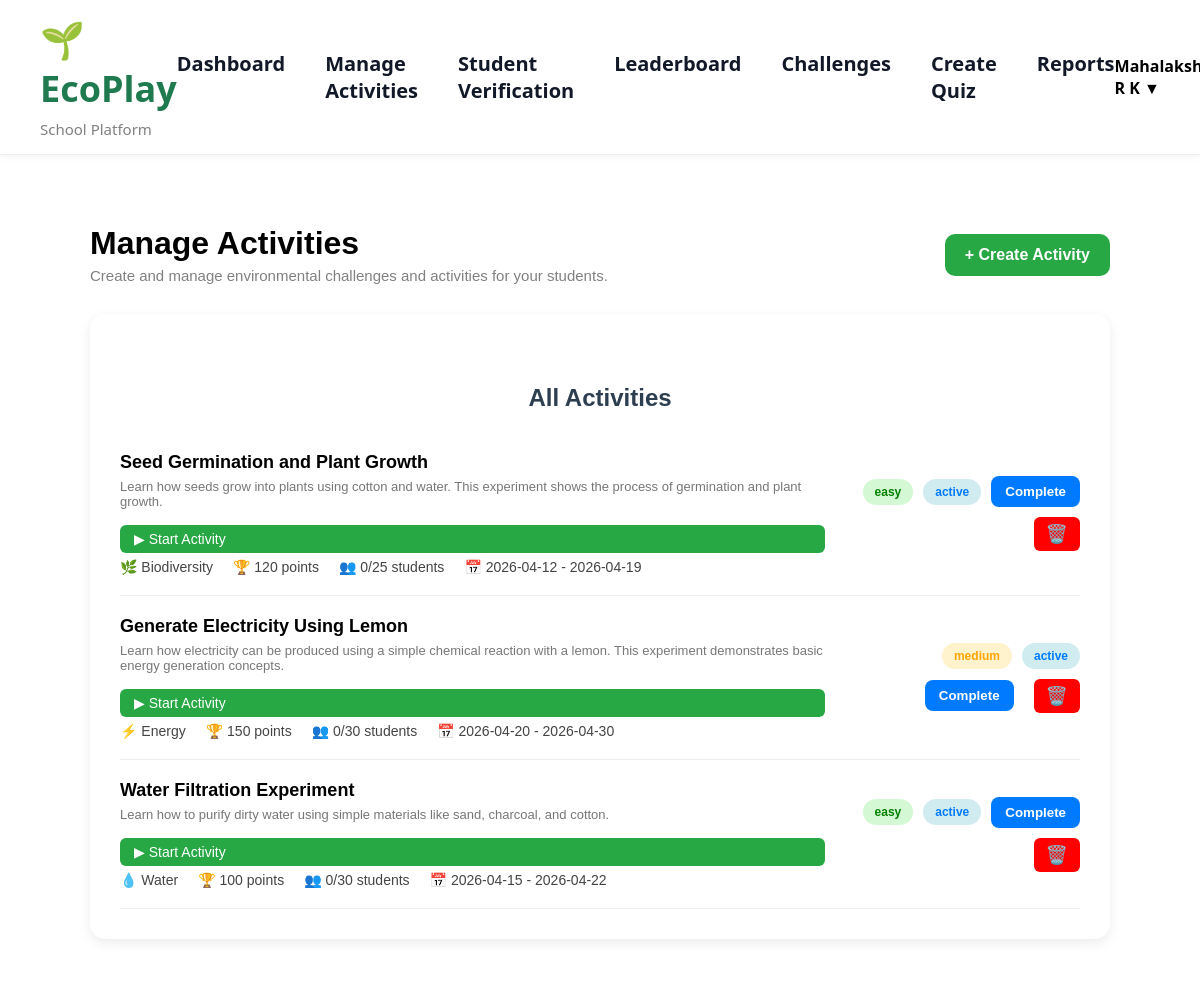
Page /manage_activities (signed in) on the committed database.
### tables this page shows
CREATE TABLE activities(
id INTEGER PRIMARY KEY AUTOINCREMENT,
title TEXT,
description TEXT,
category TEXT,
points INTEGER,
total_students INTEGER,
difficulty TEXT,
status TEXT,
start_date TEXT,
end_date TEXT,
video TEXT,
materials TEXT,
steps TEXT
);

### app.py (the view)
@app.route("/manage_activities")
def manage_activities():
    if session.get("role") != "teacher":
        return "Access Denied"
    conn = get_db()
    activities = conn.execute("SELECT * FROM activities").fetchall()
    conn.close()
    return render_template("manage_activities.html", activities=activities)

### app.py (called while the page is built)
def get_db():
    conn = sqlite3.connect("database.db")
    conn.row_factory = sqlite3.Row
    return conn

### templates/manage_activities.html (shortened to what this page needs)
{% extends "base.html" %}
{% block content %}
<link rel="stylesheet" href="{{ url_for('static', filename='manage_activities.css') }}">
<div class="activity-page">
    <div class="page-header">
        <div>
            <h1>Manage Activities</h1>
            <p class="subtitle">
                Create and manage environmental challenges and activities for your students.
            </p>
        </div>
        <a href="{{ url_for('create_activity') }}" class="create-btn">
            + Create Activity
        </a>
    </div>
    <div class="activity-box">
        <h2 class="section-title">All Activities</h2>
        {% if activities %}
            {% for act in activities %}
            <div class="activity-card">
                <div class="card-top">
                    <div class="card-left">
                        <h3>{{ act['title'] }}</h3>
                        <p class="description">{{ act['description'] }}</p>
                        <a href="/activity/{{ act['id'] }}"
                           style="
                            display:inline-block;
                            margin-top:10px;
                            background:#28a745;
                            color:white;
                            padding:6px 14px;
                            border-radius:6px;
                            text-decoration:none;
                            font-size:14px;
                           ">
                           ▶ Start Activity
                        </a>
                        <div class="meta">
                            <span>
                                {% if act['category'] == "Water" %} 💧 {% endif %}
                                {% if act['category'] == "Energy" %} ⚡ {% endif %}
                                {% if act['category'] == "Biodiversity" %} 🌿 {% endif %}
                                {{ act['category'] }}
                            </span>
                            <span>🏆 {{ act['points'] }} points</span>
                            <span>
                                👥 {{ act['enrolled_students'] or 0 }}/{{ act['total_students'] or 0 }} students
                            </span>
                            <span>
                                📅 {{ act['start_date'] }} - {{ act['end_date'] }}
                            </span>
                        </div>
                    </div>
                    <div class="right-actions">
                        <span class="tag difficulty {{ act['difficulty'] }}">
                            {{ act['difficulty'] }}
                        </span>
                        <span class="tag status {{ act['status'] }}">
                            {{ act['status'] }}
                        </span>
                        {% if act['status'] == "draft" %}
                            <button class="action-btn launch">Launch</button>
                        {% elif act['status'] == "active" %}
                            <button class="action-btn complete">Complete</button>
                        {% elif act['status'] == "completed" %}
                            <button class="action-btn done">Done</button>
                        {% endif %}
                        <a href="{{ url_for('delete_activity', id=act['id']) }}"
                           class="delete-btn"
                           onclick="return confirm('Are you sure you want to delete this activity?')">
                            🗑️
                        </a>
                    </div>
                </div>
            </div>
            {% endfor %}
        {% else %}
            <div class="empty-state">
                <p>No activities created yet.</p>
            </div>
        {% endif %}
    </div>
</div>
{% endblock %}

### static/style.css (style rules this page uses)
* { margin: 0; padding: 0; box-sizing: border-box; }
body { font-family: Arial, sans-serif; background: #f9fafb; }
.subtitle { font-size: 15px; color: #6b7280; }
.page-header { display: flex; justify-content: space-between; align-items: center; margin-bottom: 30px; }
.page-header h1 { font-size: 28px; font-weight: 700; }
.page-header p { color: #6b7280; margin-top: 5px; }
.medium { background: #fde68a; }
.easy { background: #bbf7d0; }
.active { background: #bbf7d0; }
body { font-family: Arial, sans-serif; background: #f4f6f9; margin: 0; padding: 0; }
h2 { text-align: center; margin-bottom: 25px; color: #2c3e50; }
.delete-btn { background: red; color: white; padding: 6px 12px; border-radius: 6px; text-decoration: none; }
.activity-page { padding: 30px; font-family: Arial, sans-serif; }
.page-header { display: flex; justify-content: space-between; align-items: center; margin-bottom: 25px; }
.page-header h1 { font-size: 32px; margin: 0; }
.page-header p { margin-top: 5px; color: gray; }
.create-btn { background: #28a745; color: white; padding: 12px 18px; border-radius: 10px; text-decoration: none; font-weight: bold; }
.activity-box { background: white; border-radius: 15px; padding: 25px; box-shadow: 0px 4px 12px rgba(0,0,0,0.1); }
.activity-box h2 { margin-bottom: 20px; }
.activity-card { border-bottom: 1px solid #eee; padding: 20px 0; }
.card-top { display: flex; justify-content: space-between; gap: 20px; }
.activity-card h3 { margin: 0; }
.activity-card p { color: gray; margin: 6px 0 12px; }
.meta { display: flex; flex-wrap: wrap; gap: 15px; font-size: 14px; color: #444; }
.tag { padding: 5px 10px; border-radius: 20px; font-size: 12px; text-transform: lowercase; font-weight: bold; }
.difficulty.easy { background: #d4f8d4; color: green; }
.difficulty.medium { background: #fff3cd; color: orange; }
.status.active { background: #d1ecf1; color: #007bff; }
.right-actions { display: flex; align-items: center; gap: 10px; }
.action-btn { padding: 8px 14px; border: none; border-radius: 10px; font-weight: bold; cursor: pointer; }
.complete { background: #007bff; color: white; }
.activity-page { padding: 40px; }
.subtitle { color: gray; margin-top: 6px; }
.create-btn { background: #28a745; color: white; padding: 12px 20px; border-radius: 10px; text-decoration: none; font-weight: bold; }
.activity-box { background: white; padding: 30px; border-radius: 15px; box-shadow: 0px 4px 12px rgba(0,0,0,0.08); }
.section-title { margin-bottom: 20px; text-align: center; }
.card-top { display: flex; justify-content: space-between; align-items: flex-start; }
.description { color: #555; margin: 8px 0 12px; }
.meta { display: flex; gap: 20px; font-size: 14px; color: #444; }
.tag { padding: 6px 12px; border-radius: 20px; font-size: 12px; font-weight: bold; text-transform: lowercase; }
.action-btn { padding: 8px 14px; border: none; border-radius: 8px; font-weight: bold; cursor: pointer; }
.delete-btn { text-decoration: none; font-size: 18px; margin-left: 8px; cursor: pointer; }
.card-top { display: flex; justify-content: space-between; align-items: center; }
.card-left { width: 75%; }
.right-actions { width: 25%; display: flex; align-items: center; justify-content: flex-end; gap: 10px; flex-wrap: wrap; }
.delete-btn { background: red; color: white; padding: 6px 12px; border-radius: 6px; text-decoration: none; margin-left: 10px; }
.status { color: orange; }
.activity-page { padding: 20px; background-color: white; }
body { background-image: url("/static/images/ecoplay_bg.png"); background-size: cover; background-position: center; background-repeat: no-repeat; height: 100vh; }
.easy { background:#2ecc71; }
body { margin:0; font-family: "Segoe UI", sans-serif; background: linear-gradient(120deg,#e8f5e9,#e3f2fd); }
html, body, #root, .app { background:white !important; }
.easy { background:#22c55e; }
body { margin: 0; font-family: 'Segoe UI', Arial, sans-serif; background: #f4f7fb; }
.section-title { text-align: center; font-size: 24px; font-weight: 600; margin: 40px 0 20px; }
.card-left { display: flex; flex-direction: column; gap: 6px; }
.card-left h3 { margin: 0; font-size: 18px; }
.card-left p { margin: 0; font-size: 13px; color: #777; }

### rows in the picture
activities: title "Seed Germination and Plant Growth", description "Learn how seeds grow into plants using cotton and water. This experiment shows the process of germination and plant growth.", category "Biodiversity", points "120", act "0", total_students "25", start_date "2026-04-12", end_date "2026-04-19", difficulty "easy", status "active", shows "Complete"
activities: title "Generate Electricity Using Lemon", description "Learn how electricity can be produced using a simple chemical reaction with a lemon. This experiment demonstrates basic energy generation concepts.", category "Energy", points "150", act "0", total_students "30", start_date "2026-04-20", end_date "2026-04-30", difficulty "medium", status "active", shows "Complete"
activities: title "Water Filtration Experiment", description "Learn how to purify dirty water using simple materials like sand, charcoal, and cotton.", category "Water", points "100", act "0", total_students "30", start_date "2026-04-15", end_date "2026-04-22", difficulty "easy", status "active", shows "Complete"
